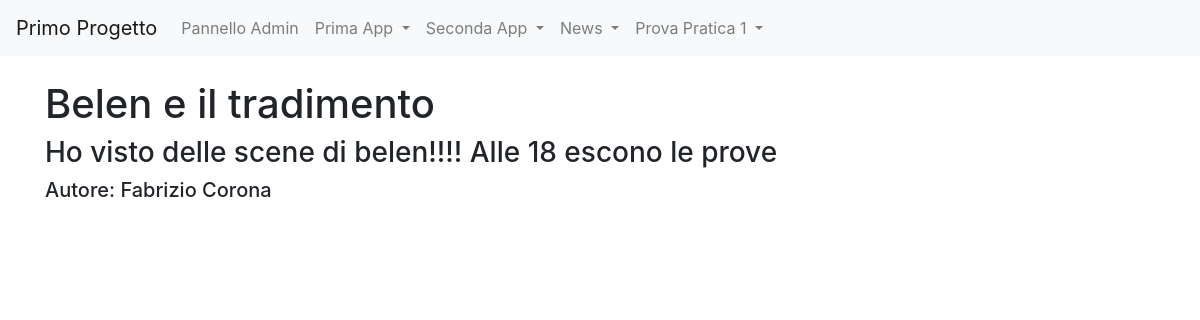
The page /news/articoli/9 on the database its author committed.
### news/models.py (models this page shows, shortened)
class Articolo(models.Model):
    titolo = models.CharField(max_length=100)
    contenuto = models.TextField()
    giornalista = models.ForeignKey(Giornalista, on_delete = models.CASCADE, related_name="articoli")
    data = models.DateField(auto_now = True, blank = True)
    visualizzazioni = models.IntegerField(default = 0, blank = True)
    class Meta:
        verbose_name = "articolo"
        verbose_name_plural = "articoli"

class Giornalista(models.Model):
    nome = models.CharField(max_length=20)
    cognome = models.CharField(max_length=20)
    anno_di_nascita = models.DateField(blank = True)
    def __str__(self):
        return self.nome + " " + self.cognome
    class Meta:
        verbose_name = "Giornalista"
        verbose_name_plural = "Giornalisti"

### news/views.py (the view)
# urls.py: path('articoli/<int:pk>', articoloDetailView, name = 'articolo_detail'),
def articoloDetailView(request, pk):
    articolo = get_object_or_404(Articolo, pk = pk)
    context = {"articolo": articolo}
    return render(request, "articolo_detail.html", context)

### news/templates/articolo_detail.html (shortened to what this page needs)
{% extends "base.html" %}
{% block content %}
    <h1>{{ articolo.titolo }}</h1>
    <h3>{{ articolo.contenuto }}</h3>
    <h5>Autore: {{ articolo.giornalista }}</h5>
{% endblock content %}

### rows shown on the page
Articolo: titolo "Belen e il tradimento", contenuto "Ho visto delle scene di belen!!!! Alle 18 escono le prove", giornalista "Fabrizio Corona"
